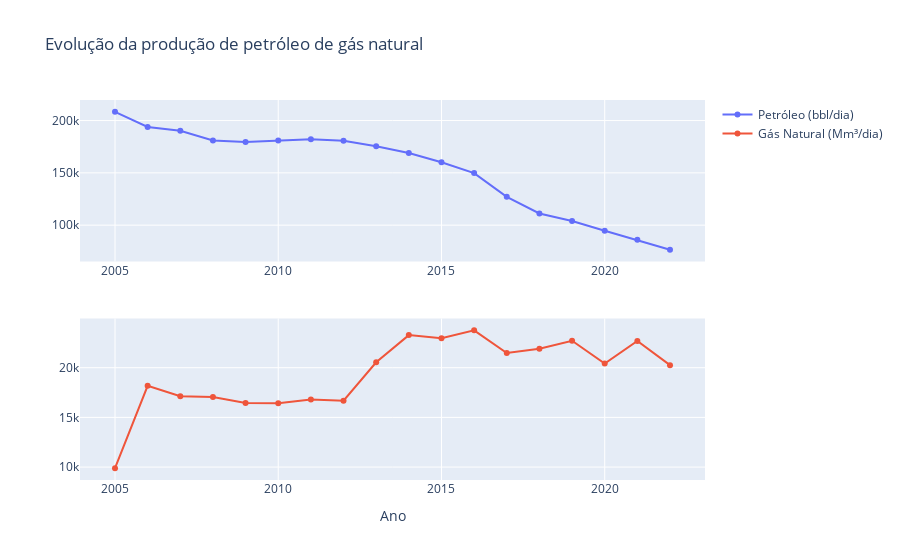

Here is the notebook cell this chart was saved with:
### Code cell
subplot_line(df_line)

### Figure 1 — Plotly figure (JSON) as saved in the notebook; plotly's stock layout.template omitted (floating-point values rounded to 4 significant figures)
{"data": [{"mode": "lines+markers", "name": "Petróleo (bbl/dia)", "text": ["Text A", "Text B", "Text C"], "textfont": {"color": "crimson", "family": "sans serif", "size": 18}, "textposition": "top right", "type": "scatter", "x": [2005, 2006, 2007, 2008, 2009, 2010, 2011, 2012, 2013, 2014, 2015, 2016, 2017, 2018, 2019, 2020, 2021, 2022], "xaxis": "x", "y": [208353, 193843, 190257, 180917, 179468, 180821, 182136, 180639, 175495, 169013, 160113, 149777, 127048, 111164, 103926, 94645, 85952, 76561], "yaxis": "y"}, {"mode": "lines+markers", "name": "Gás Natural (Mm³/dia)", "type": "scatter", "x": [2005, 2006, 2007, 2008, 2009, 2010, 2011, 2012, 2013, 2014, 2015, 2016, 2017, 2018, 2019, 2020, 2021, 2022], "xaxis": "x2", "y": [9890, 18181, 17139, 17059, 16454, 16418, 16796, 16679, 20544, 23278, 22961, 23760, 21481, 21913, 22708, 20426, 22691, 20256], "yaxis": "y2"}], "layout": {"title": {"text": "Evolução da produção de petróleo de gás natural"}, "xaxis": {"anchor": "y", "domain": [0, 1]}, "xaxis2": {"anchor": "y2", "domain": [0, 1], "title": {"text": "Ano"}}, "yaxis": {"anchor": "x", "domain": [0.575, 1]}, "yaxis2": {"anchor": "x2", "domain": [0, 0.425]}}}
